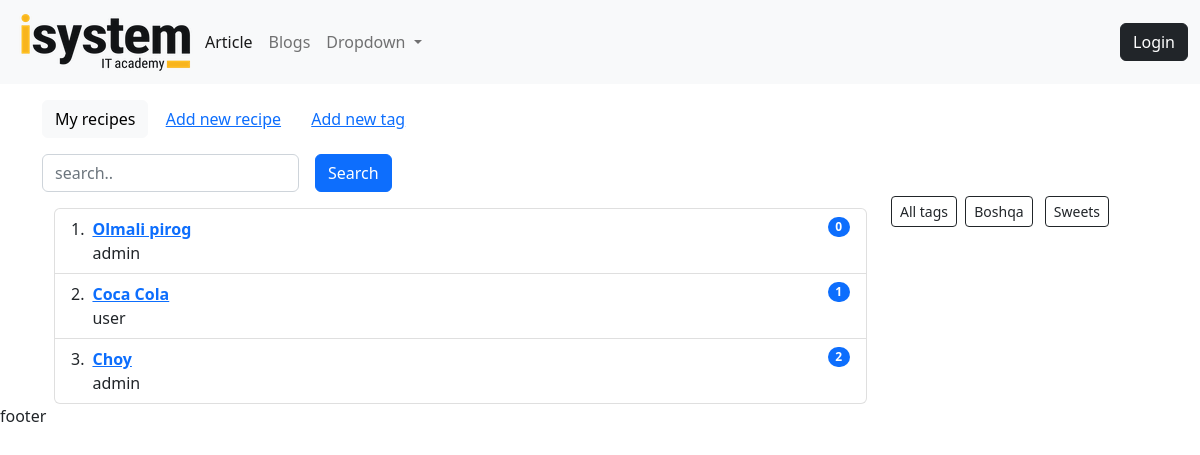
The page /recipes/list/ on the database its author committed.
### recipes/models.py (models this page shows, shortened)
class Recipe(models.Model):
    author = models.ForeignKey(User, on_delete=models.CASCADE)
    title = models.CharField(max_length=221, db_index=True)
    slug = models.SlugField(unique=True, null=True, blank=True)
    is_active = models.BooleanField(default=True)
    modified_date = models.DateTimeField(auto_now=True)
    created_date = models.DateTimeField(auto_now_add=True)
    tags = models.ManyToManyField(Tag)

class Tag(models.Model):
    title = models.CharField(max_length=221, unique=True)

### recipes/views.py (the view)
# urls.py: path('list/', recipe_list, name='list'),
def recipe_list(request):
    recipes = Recipe.objects.filter(is_active=True).order_by('-id')
    tags_list = Tag.objects.all()
    q = request.GET.get('q')
    tag = request.GET.get('tag')
    if q:
        recipes = recipes.filter(title__icontains=q)
    if tag:
        recipes = recipes.filter(tags__title=tag)
    ctx = {
        'recipes': recipes,
        'tags_list': tags_list
    }
    return render(request, 'recipes/list.html', ctx)

### templates/recipes/list.html (shortened to what this page needs)
{%extends 'base.html'%}
{%block content%}
<div>
    <a href="{%url 'recipes:my_list'%}" class="btn btn-light">My recipes</a>
    <a href="{%url 'recipes:create'%}" class="btn btn-link">Add new recipe</a>
    <a href="{%url 'recipes:tag_create'%}" class="btn btn-link">Add new tag</a>
</div>
<div class="search-div mt-3">
    <form action="{%url 'recipes:list'%}" class="search-form">
        <div class="row g-3 align-items-center">
            <div class="col-auto">
                <input type="search" autocomplete="off" class="form-control" id="exampleFormControlInput2" placeholder="search.." name="q">
            </div>
            <div class="col-auto">
                <button type="submit" class="btn btn-primary">Search</button>
            </div>
        </div>
    </form>
</div>
<div class="container">
    <div class="row">
        <div class="col-md-9">
            <ol class="list-group list-group-numbered mt-3">
                {%for recipe in recipes%}
                  <li class="list-group-item d-flex justify-content-between align-items-start">
                    <div class="ms-2 me-auto">
                      <div class="fw-bold {%if not recipe.is_active%} text-danger {%endif%}"><a class="{%if not recipe.is_active%} text-danger {%endif%}" href="{%url 'recipes:detail' recipe.slug%}">{{recipe.title}}</a></div>
                        {{recipe.author}}
                    </div>
                    <span class="badge bg-primary rounded-pill">{{recipe.ingredients.count}}</span>
                  </li>
                {%endfor%}
            </ol>
        </div>
        <div class="col-md-3">
            <div class="button-group">
                <a href="?tag=" class="btn btn-outline-dark btn-sm">All tags</a>
                {%for tag in tags_list%}
                    <a href="?tag={{tag.title}}" class="btn btn-outline-dark btn-sm m-1">{{tag.title}}</a>
                {%endfor%}
            </div>
        </div>
    </div>
</div>
{%endblock%}

### rows shown on the page
Recipe: title "Olmali pirog", author "admin", ingredients.count "0"
Recipe: title "Coca Cola", author "user", ingredients.count "1"
Recipe: title "Choy", author "admin", ingredients.count "2"
Tag: title "Boshqa"
Tag: title "Sweets"
